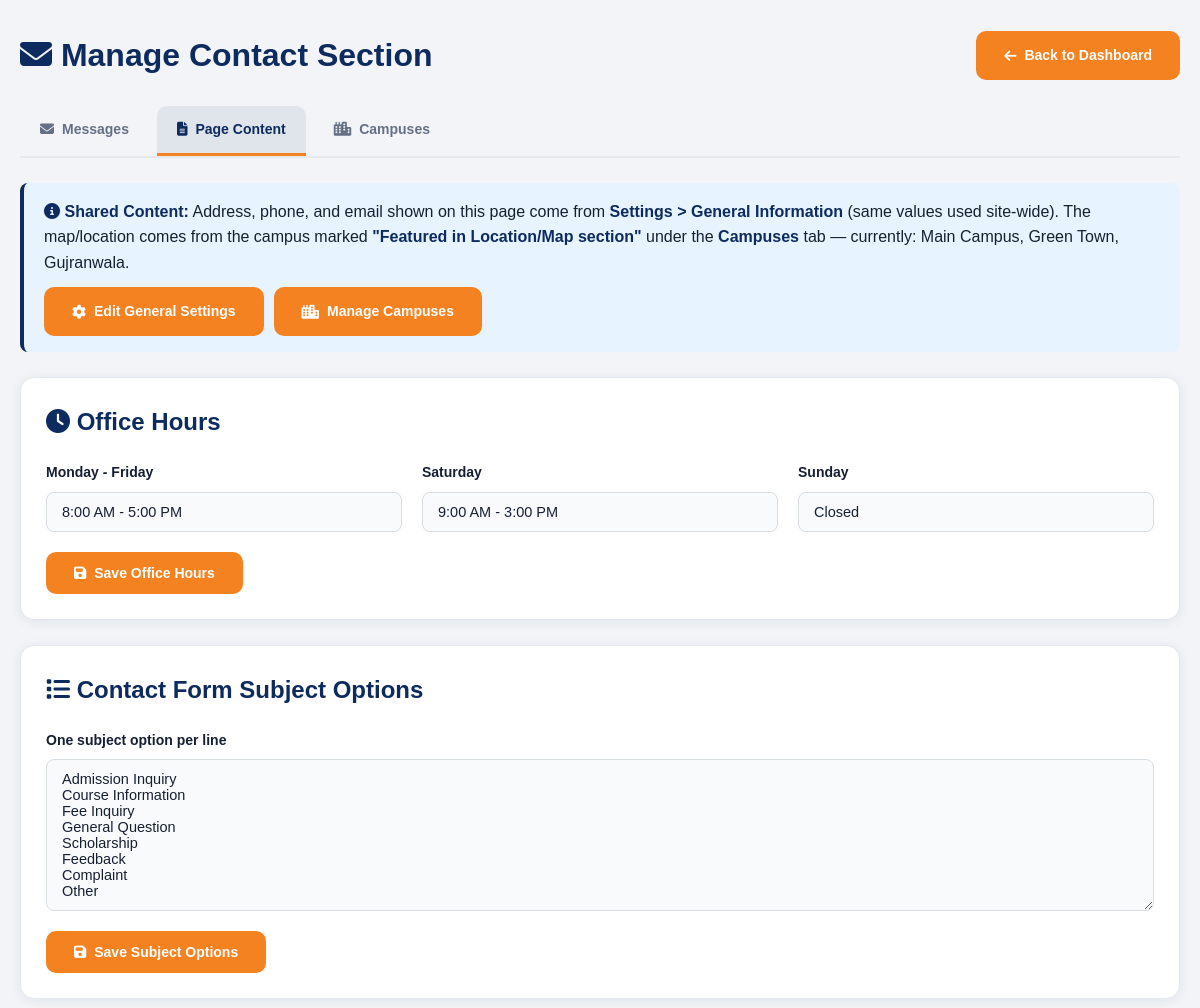
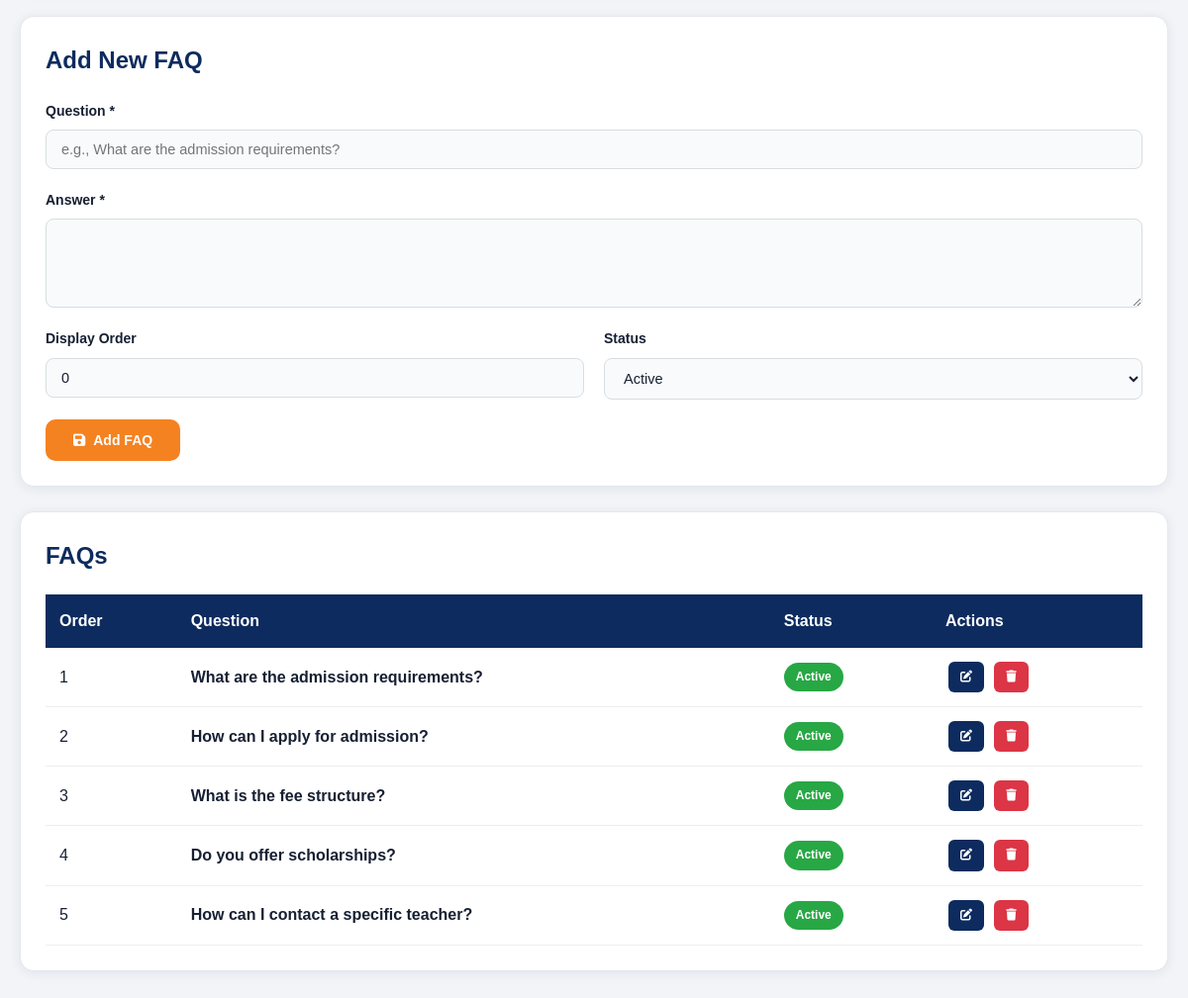
The page /AdminCP/manage_contact.php?tab=page_content (signed in) on the database its author committed (2 pictures, top to bottom).
### tables this page shows
CREATE TABLE `campuses` (
  `id` int(11) NOT NULL,
  `name` varchar(100) NOT NULL,
  `area` varchar(150) NOT NULL COMMENT 'e.g. Green Town, Gujranwala',
  `phone` varchar(30) DEFAULT NULL,
  `email` varchar(100) DEFAULT NULL,
  `students` varchar(20) DEFAULT NULL COMMENT 'e.g. 800+',
  `programs` varchar(10) DEFAULT NULL COMMENT 'e.g. 12',
  `since_year` varchar(10) DEFAULT NULL COMMENT 'e.g. 2009',
  `icon` varchar(50) DEFAULT 'fa-building-columns' COMMENT 'Font Awesome class',
  `badge` varchar(50) DEFAULT NULL COMMENT 'e.g. Headquarters, Boys Campus',
  `badge_color` varchar(20) DEFAULT '#0B7275',
  `color_from` varchar(20) DEFAULT '#052E30' COMMENT 'Gradient start hex',
  `color_to` varchar(20) DEFAULT '#0B7275' COMMENT 'Gradient end hex',
  `map_query` varchar(200) DEFAULT NULL COMMENT 'Google Maps query, e.g. Green+Town+Gujranwala+Pakistan',
  `facilities` varchar(500) DEFAULT NULL COMMENT 'Comma separated list',
  `is_main` tinyint(1) DEFAULT 0 COMMENT 'Featured in the Location/Map section',
  `display_order` int(11) DEFAULT 0,
  `status` enum('active','inactive') DEFAULT 'active',
  `created_at` timestamp NOT NULL DEFAULT current_timestamp(),
  `updated_at` timestamp NOT NULL DEFAULT current_timestamp() ON UPDATE current_timestamp()
);

CREATE TABLE `contact_faqs` (
  `id` int(11) NOT NULL,
  `question` varchar(255) NOT NULL,
  `answer` text NOT NULL,
  `display_order` int(11) DEFAULT 0,
  `status` enum('active','inactive') DEFAULT 'active',
  `created_at` timestamp NOT NULL DEFAULT current_timestamp(),
  `updated_at` timestamp NOT NULL DEFAULT current_timestamp() ON UPDATE current_timestamp()
);

### includes/settings_helper.php (called while the page is built, shortened)
<?php
$_settings_cache = null;
function loadSettings() {
    global $conn, $_settings_cache;
    $_settings_cache = [];
    $result = mysqli_query($conn, "SELECT setting_key, setting_value FROM settings");
    if ($result) {
        while ($row = mysqli_fetch_assoc($result)) {
            $_settings_cache[$row['setting_key']] = $row['setting_value'];
        }
    }
    return $_settings_cache;
}
function getSetting($key, $default = '') {
    global $_settings_cache;
    if ($_settings_cache === null) {
        loadSettings();
    }
    return isset($_settings_cache[$key]) ? $_settings_cache[$key] : $default;
}
function getMainCampus() {
    global $conn;
    $result = mysqli_query($conn, "SELECT * FROM campuses WHERE status = 'active' AND is_main = 1 ORDER BY display_order ASC LIMIT 1");
    $row = $result ? mysqli_fetch_assoc($result) : null;
    if ($row) return $row;
    $result = mysqli_query($conn, "SELECT * FROM campuses WHERE status = 'active' ORDER BY display_order ASC LIMIT 1");
    return $result ? mysqli_fetch_assoc($result) : null;
}
function getContactHours() {
    return [
        ['day' => 'Monday - Friday', 'time' => getSetting('contact_hours_weekday', '8:00 AM - 5:00 PM')],
        ['day' => 'Saturday', 'time' => getSetting('contact_hours_saturday', '9:00 AM - 3:00 PM')],
        ['day' => 'Sunday', 'time' => getSetting('contact_hours_sunday', 'Closed')]
    ];
}
function getContactSubjects() {
    $default = "Admission Inquiry\nCourse Information\nFee Inquiry\nGeneral Question\nScholarship\nFeedback\nComplaint\nOther";
    $raw = getSetting('contact_subjects', $default);
    $lines = array_filter(array_map('trim', explode("\n", $raw)));
    return array_values($lines);
}
?>

### AdminCP/manage_contact.php (the view, shortened to what this page needs)
<?php
require_once '../includes/config.php';
$valid_tabs = ['messages', 'page_content', 'campuses'];
$active_tab = isset($_GET['tab']) && in_array($_GET['tab'], $valid_tabs) ? $_GET['tab'] : 'messages';
$contacts_result = mysqli_query($conn, "SELECT * FROM contacts ORDER BY created_at DESC");
$contact_hours = getContactHours();
$contact_subjects_raw = getSetting('contact_subjects', implode("\n", getContactSubjects()));
$main_campus_preview = getMainCampus();
$edit_faq = null;
$faqs_result = mysqli_query($conn, "SELECT * FROM contact_faqs ORDER BY display_order ASC, id ASC");
$tab_labels = [
    'messages' => ['icon' => 'fas fa-envelope', 'label' => 'Messages'],
    'page_content' => ['icon' => 'fas fa-file-alt', 'label' => 'Page Content'],
    'campuses' => ['icon' => 'fas fa-city', 'label' => 'Campuses'],
];
?>
<!DOCTYPE html>
<html lang="en">
<head>
    <link rel="stylesheet" href="../css/style.css">
    <link rel="stylesheet" href="https://cdnjs.cloudflare.com/ajax/libs/font-awesome/6.4.0/css/all.min.css">
</head>
<body>
    <div class="container" style="padding: 30px 20px;">
        <div style="display: flex; justify-content: space-between; align-items: center; margin-bottom: 25px;">
            <h1 style="color: var(--primary-color);"><i class="fas fa-envelope"></i> Manage Contact Section</h1>
            <a href="dashboard.php" class="btn btn-primary"><i class="fas fa-arrow-left"></i> Back to Dashboard</a>
        </div>
        <div class="tab-nav">
            <?php foreach ($tab_labels as $key => $t): ?>
                <a href="?tab=<?php echo $key; ?>" class="<?php echo $active_tab === $key ? 'active' : ''; ?>">
                    <i class="<?php echo $t['icon']; ?>"></i> <?php echo $t['label']; ?>
                </a>
            <?php endforeach; ?>
        </div>
        <?php if ($active_tab === 'messages'): ?>
        <div class="card" style="overflow-x:auto;">
            <table class="data-table">
                <thead><tr><th>ID</th><th>Name</th><th>Email</th><th>Phone</th><th>Subject</th><th>Message</th><th>Date</th><th>Status</th><th>Action</th></tr></thead>
                <tbody>
                <?php if ($contacts_result && mysqli_num_rows($contacts_result) > 0): ?>
                    <?php while ($contact = mysqli_fetch_assoc($contacts_result)): ?>
                        <tr>
                            <td>#<?php echo $contact['id']; ?></td>
                            <td><?php echo htmlspecialchars($contact['name']); ?></td>
                            <td><?php echo htmlspecialchars($contact['email']); ?></td>
                            <td><?php echo htmlspecialchars($contact['phone']); ?></td>
                            <td><?php echo htmlspecialchars($contact['subject']); ?></td>
                            <td><?php echo htmlspecialchars(substr($contact['message'], 0, 50)); ?>...</td>
                            <td><?php echo date('M d, Y', strtotime($contact['created_at'])); ?></td>
                            <td><span class="status-badge status-<?php echo $contact['status']; ?>"><?php echo ucfirst($contact['status']); ?></span></td>
                            <td>
                                <?php if ($contact['status'] === 'unread'): ?>
                                    <a href="?tab=messages&mark_read_id=<?php echo $contact['id']; ?>" class="action-btn btn-mark">Mark Read</a>
                                <?php endif; ?>
                            </td>
                        </tr>
                    <?php endwhile; ?>
                <?php else: ?>
                    <tr><td colspan="9" style="text-align:center;padding:30px;color:var(--text-light);">No contact messages yet</td></tr>
                <?php endif; ?>
                </tbody>
            </table>
        </div>
        <?php elseif ($active_tab === 'page_content'): ?>
        <div class="info-box">
            <strong><i class="fas fa-info-circle"></i> Shared Content:</strong>
            Address, phone, and email shown on this page come from <strong>Settings &gt; General Information</strong> (same values used site-wide). The map/location comes from the campus marked <strong>"Featured in Location/Map section"</strong> under the <strong>Campuses</strong> tab<?php echo $main_campus_preview ? ' — currently: ' . htmlspecialchars($main_campus_preview['name']) . ', ' . htmlspecialchars($main_campus_preview['area']) : ''; ?>.
            <div style="margin-top: 12px; display: flex; gap: 10px; flex-wrap: wrap;">
                <a href="settings.php" class="btn btn-primary"><i class="fas fa-cog"></i> Edit General Settings</a>
                <a href="?tab=campuses" class="btn btn-primary"><i class="fas fa-city"></i> Manage Campuses</a>
            </div>
        </div>
        <form method="POST">
            <div class="card" style="margin-bottom: 25px;">
                <h2 style="color: var(--primary-color); margin-bottom: 20px;"><i class="fas fa-clock"></i> Office Hours</h2>
                <div style="display:grid;grid-template-columns:1fr 1fr 1fr;gap:20px;">
                    <div class="form-group">
                        <label>Monday - Friday</label>
                        <input type="text" name="contact_hours_weekday" value="<?php echo htmlspecialchars($contact_hours[0]['time']); ?>" placeholder="e.g., 8:00 AM - 5:00 PM">
                    </div>
                    <div class="form-group">
                        <label>Saturday</label>
                        <input type="text" name="contact_hours_saturday" value="<?php echo htmlspecialchars($contact_hours[1]['time']); ?>" placeholder="e.g., 9:00 AM - 3:00 PM">
                    </div>
                    <div class="form-group">
                        <label>Sunday</label>
                        <input type="text" name="contact_hours_sunday" value="<?php echo htmlspecialchars($contact_hours[2]['time']); ?>" placeholder="e.g., Closed">
                    </div>
                </div>
                <button type="submit" name="save_hours" class="btn btn-primary"><i class="fas fa-save"></i> Save Office Hours</button>
            </div>
        </form>
        <form method="POST">
            <div class="card" style="margin-bottom: 25px;">
                <h2 style="color: var(--primary-color); margin-bottom: 20px;"><i class="fas fa-list"></i> Contact Form Subject Options</h2>
                <div class="form-group">
                    <label>One subject option per line</label>
                    <textarea name="contact_subjects" rows="8"><?php echo htmlspecialchars($contact_subjects_raw); ?></textarea>
                </div>
                <button type="submit" name="save_subjects" class="btn btn-primary"><i class="fas fa-save"></i> Save Subject Options</button>
            </div>
        </form>
        <div class="card" style="margin-bottom: 25px;">
            <h2 style="color: var(--primary-color); margin-bottom: 20px;"><?php echo $edit_faq ? 'Edit FAQ' : 'Add New FAQ'; ?></h2>
            <form method="POST">
                <div class="form-group">
                    <label>Question *</label>
                    <input type="text" name="question" required value="<?php echo $edit_faq ? htmlspecialchars($edit_faq['question']) : ''; ?>" placeholder="e.g., What are the admission requirements?">
                </div>
                <div class="form-group">
                    <label>Answer *</label>
                    <textarea name="answer" required rows="4"><?php echo $edit_faq ? htmlspecialchars($edit_faq['answer']) : ''; ?></textarea>
                </div>
                <div style="display:grid;grid-template-columns:1fr 1fr;gap:20px;">
                    <div class="form-group">
                        <label>Display Order</label>
                        <input type="number" name="display_order" value="<?php echo $edit_faq ? $edit_faq['display_order'] : 0; ?>" min="0">
                    </div>
                    <div class="form-group">
                        <label>Status</label>
                        <select name="status">
                            <option value="active" <?php echo ($edit_faq && $edit_faq['status']=='active') ? 'selected':''; ?>>Active</option>
                        </select>
                    </div>
                </div>
                <button type="submit" name="save_faq" class="btn btn-primary"><i class="fas fa-save"></i> <?php echo $edit_faq ? 'Update' : 'Add'; ?> FAQ</button>
            </form>
        </div>
        <div class="card" style="overflow-x:auto;">
            <h2 style="color: var(--primary-color); margin-bottom: 20px;">FAQs</h2>
            <table class="data-table">
                <thead><tr><th>Order</th><th>Question</th><th>Status</th><th>Actions</th></tr></thead>
                <tbody>
                <?php if ($faqs_result && mysqli_num_rows($faqs_result) > 0): ?>
                    <?php while ($faq = mysqli_fetch_assoc($faqs_result)): ?>
                        <tr>
                            <td><?php echo $faq['display_order']; ?></td>
                            <td><strong><?php echo htmlspecialchars($faq['question']); ?></strong></td>
                            <td><span class="status-badge status-<?php echo $faq['status']; ?>"><?php echo ucfirst($faq['status']); ?></span></td>
                            <td>
                                <a href="?tab=page_content&edit_faq=<?php echo $faq['id']; ?>" class="action-btn btn-edit"><i class="fas fa-edit"></i></a>
                                <a href="?tab=page_content&delete_faq_id=<?php echo $faq['id']; ?>" class="action-btn btn-delete" onclick="return confirm('Delete this FAQ?')"><i class="fas fa-trash"></i></a>
                            </td>
                        </tr>
                    <?php endwhile; ?>
                <?php else: ?>
                    <tr><td colspan="4" style="text-align:center;padding:30px;color:var(--text-light);">No FAQs yet</td></tr>
                <?php endif; ?>
                </tbody>
            </table>
        </div>
        <?php endif; ?>
    </div>
</body>
</html>

### rows shown on the page
campuses: name "Main Campus", area "Green Town, Gujranwala"
contact_faqs: display_order "1", question "What are the admission requirements?", status "Active"
contact_faqs: display_order "2", question "How can I apply for admission?", status "Active"
contact_faqs: display_order "3", question "What is the fee structure?", status "Active"
contact_faqs: display_order "4", question "Do you offer scholarships?", status "Active"
contact_faqs: display_order "5", question "How can I contact a specific teacher?", status "Active"

### other values the page prints
$t['label'] "Messages"
$t['label'] "Page Content"
$t['label'] "Campuses"
